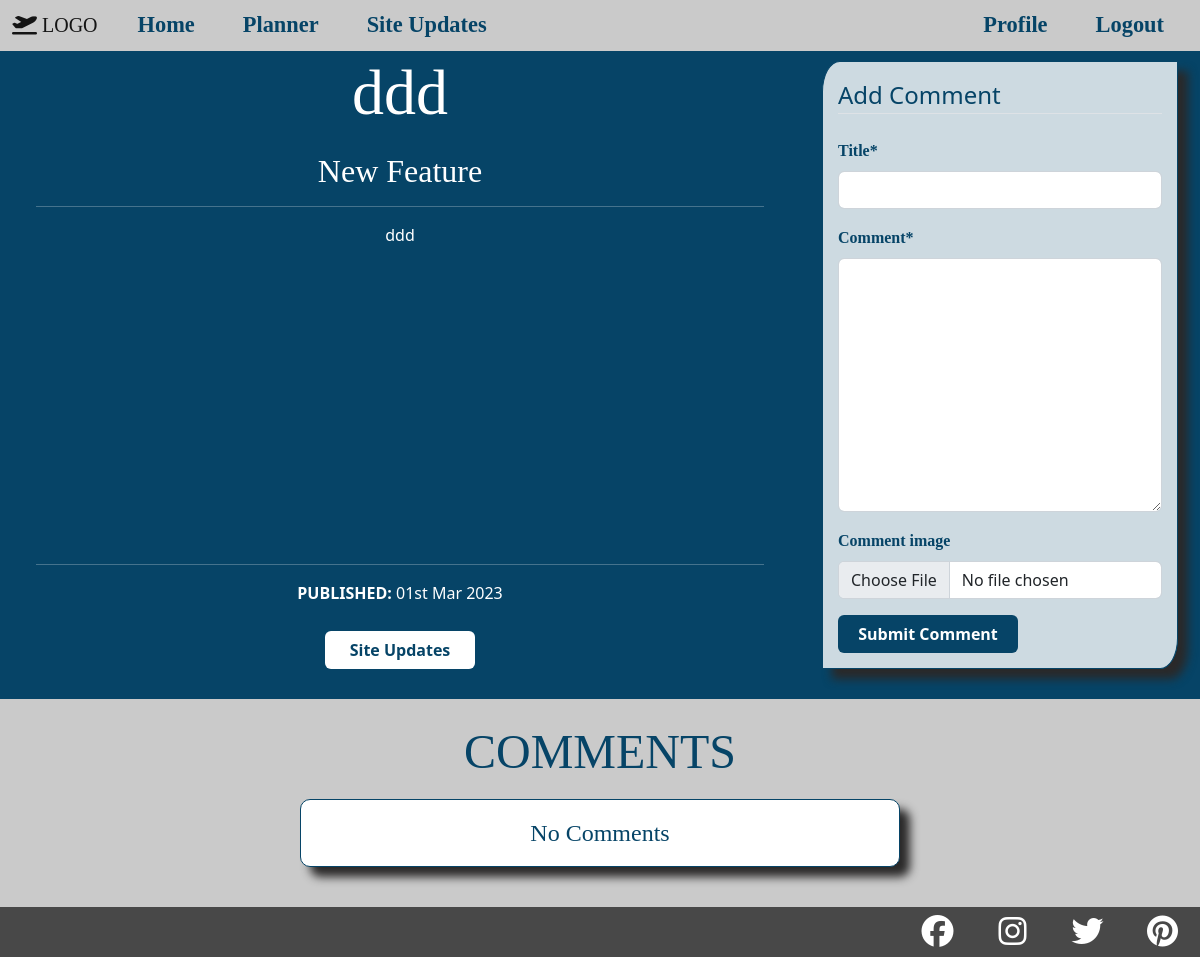
The page /updates/18/ (signed in) on the database as committed earlier.
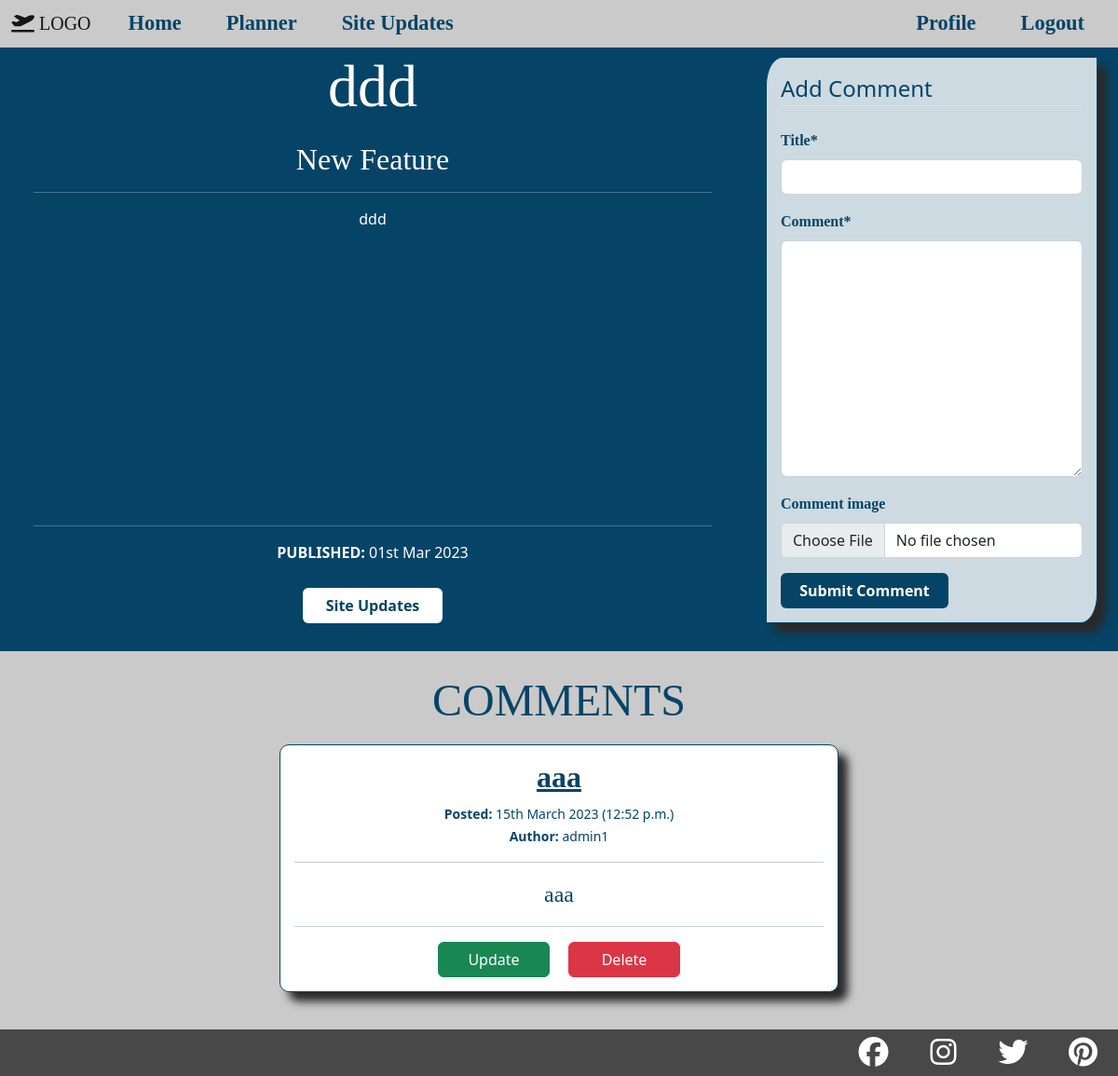
The same page on the database as committed later.
### site_updates/models.py (models this page shows, shortened)
class UpdateComment(models.Model):
    site_update = models.ForeignKey(Update, on_delete=models.CASCADE)
    author = models.ForeignKey(User, on_delete=models.CASCADE)
    title = models.CharField(max_length=100)
    comment = models.TextField()
    comment_image = ResizedImageField(
                                        upload_to='media/comment_pics/',
                                        blank=True,
                                        size=[600, None],
                                        force_format='JPEG')
    action_taken = models.TextField(blank=True)
    action_image = ResizedImageField(
                                        upload_to='media/comment_pics/',
                                        blank=True,
                                        size=[600, None],
                                        force_format='JPEG')
    created_on = models.DateTimeField(auto_now_add=True)
    updated_on = models.DateTimeField(auto_now=True)
    comment_status = models.IntegerField(choices=COMMENT_STATUS, default=0)
    class Meta:
        ordering = ('-created_on',)

### site_updates/views.py (the view, shortened to what this page needs)
# urls.py: path('<int:pk>/', AdminDetailUpdateView.as_view(), name="admin-update-detail"),
class AdminDetailUpdateView(LoginRequiredMixin, View):
    login_url = '/login/required'
    redirect_field_name = 'redirect_to'
    def get(self, request, pk):
        update_objects = Update.objects.all()
        update = get_object_or_404(update_objects, pk=pk)
        comments = UpdateComment.objects.filter(site_update=update)
        for comment in comments:
            a = str(comment.updated_on - comment.created_on)
            if '0:00:00' in a:
                comment.updated_on = None
        return render(
            request,
            "site_updates/admin-update-detail.html",
            {
                "update": update,
                "comments": comments,
                "comment_form": CommentForm()
            }
        )

### site_updates/forms.py
class CommentForm(forms.ModelForm):
    class Meta:
        model = UpdateComment
        fields = ['title', 'comment', 'comment_image']

### site_updates/models.py (called while the page is built)
    def __str__(self):
        return self.topic_catagory

### site_updates/templates/site_updates/admin-update-detail.html (shortened to what this page needs)
{% extends "base.html" %}
{% load crispy_forms_tags %}
{% block content %}
<div class="container-fluid top-div">
    <div class="row">
        <div class="col-12 col-lg-8 p-0">
            <div class="update-card-comment-page">
                <div class="update-card-title">
                    <h1 class="m-0 p-1">{{ update.title }}</h1>
                </div>
                <div class="update-card-content p-3 text-center">
                    <div><h5>{{ update.topic }}</h5></div>
                    <hr>
                    <div>{{ update.content|linebreaksbr }}</div>
                </div>
                <div class="update-card-posted-date p-3 text-center">
                    <hr>
                    <div><strong>PUBLISHED: </strong>{{ update.published_on|date:"dS M Y" }}</div>
                </div>
                <div class="butons-container-back-add">
                    <div class="update-card-comment-btn">
                        <a class="btn" href="{% url 'all-admin-updates' %}">Site Updates</a>
                    </div>
                </div>
            </div>
        </div>
        <div class="d-none d-lg-inline col">
            <div class="comment-form-section">
                <form method="POST" enctype="multipart/form-data">
                    <fieldset class="form-group">
                        <legend class="border-bottom mb-4">Add Comment</legend>
                        {{ comment_form|crispy }}
                    </fieldset>
                    <div class="form-group">
                        <button class="btn btn-comment-submit" type="submit">Submit Comment</button>
                    </div>
                </form>
            </div>
        </div>
    </div>
</div>
<div class="comments-section">
    <h3 class="text-center pt-3 mt-2">COMMENTS</h3>
    {% for comment in comments %}
        <div class="comment-card text-center">
            <h5>{{ comment.title }}</h5>
            <div><small><strong>Posted:</strong> {{ comment.created_on|date:"dS F Y (P)" }}</small></div>
            <div><small><strong>Author:</strong> {{ comment.author }}</small></div>
            <hr>
            <div class="comments-txt">{{ comment.comment|linebreaksbr }}</div>
            {% if user == comment.author %}
            <hr>
            <div class="add-delete-btn-container">
                <a class="btn btn-success" href="{% url 'comment-update' comment.pk %}">Update</a>
                <a class="btn btn-danger" href="{% url 'comment-delete' comment.pk %}">Delete</a>
            </div>
            {% endif %}
        </div>
    {% endfor %}
    {% if comments.count == 0 %}
        <div class="comment-card text-center">
            <div class="comments-txt">No Comments</div>
        </div>
    {% endif %}
</div>
{% endblock %}

Rows that differ between the two databases and show on the page:
added UpdateComment: title "aaa", created_on "15th March 2023 (12:52 p.m.)", author "admin1", comment "aaa", shows "Update"
Other text that changed with them:
text no longer shown: "No Comments"
